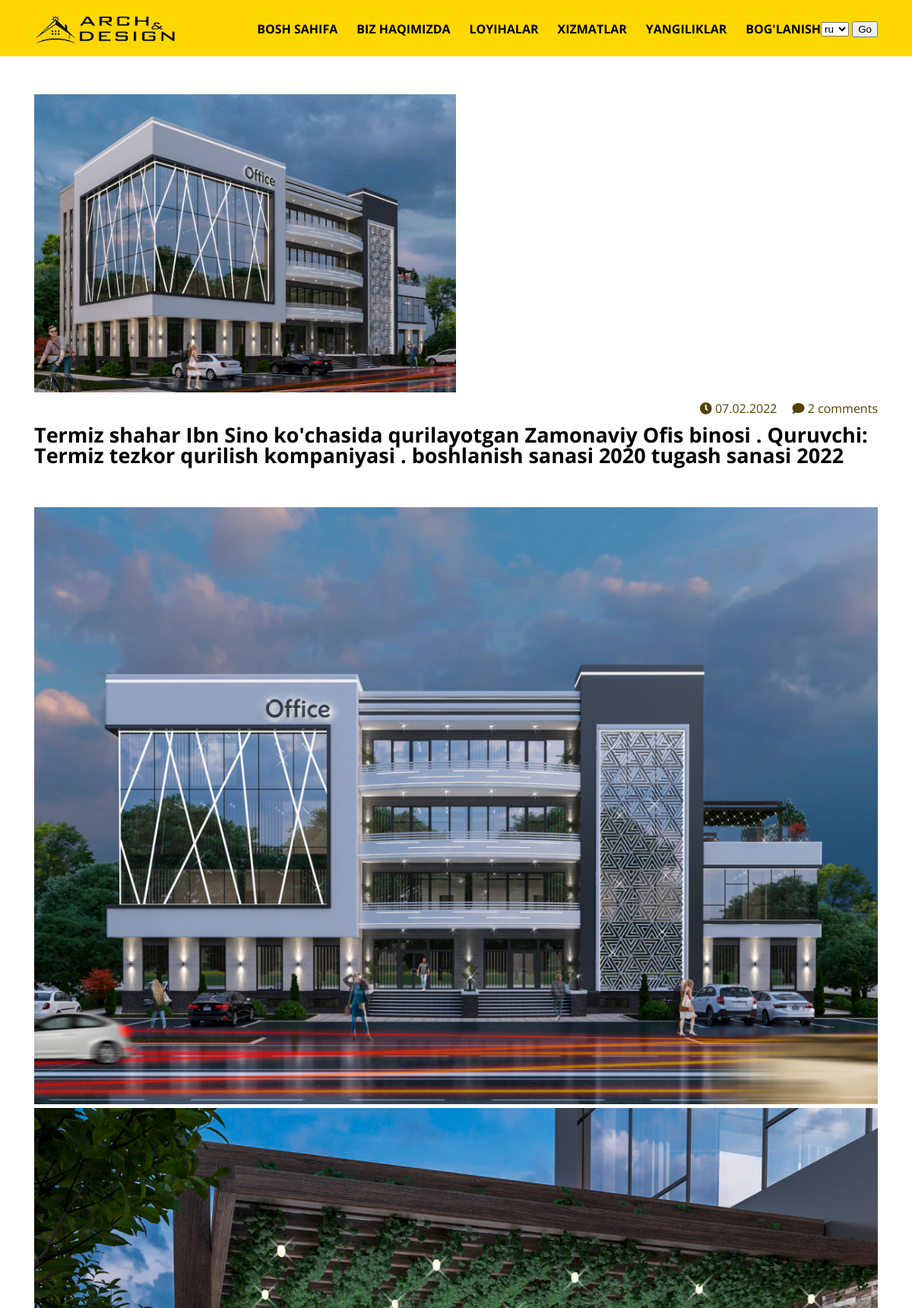
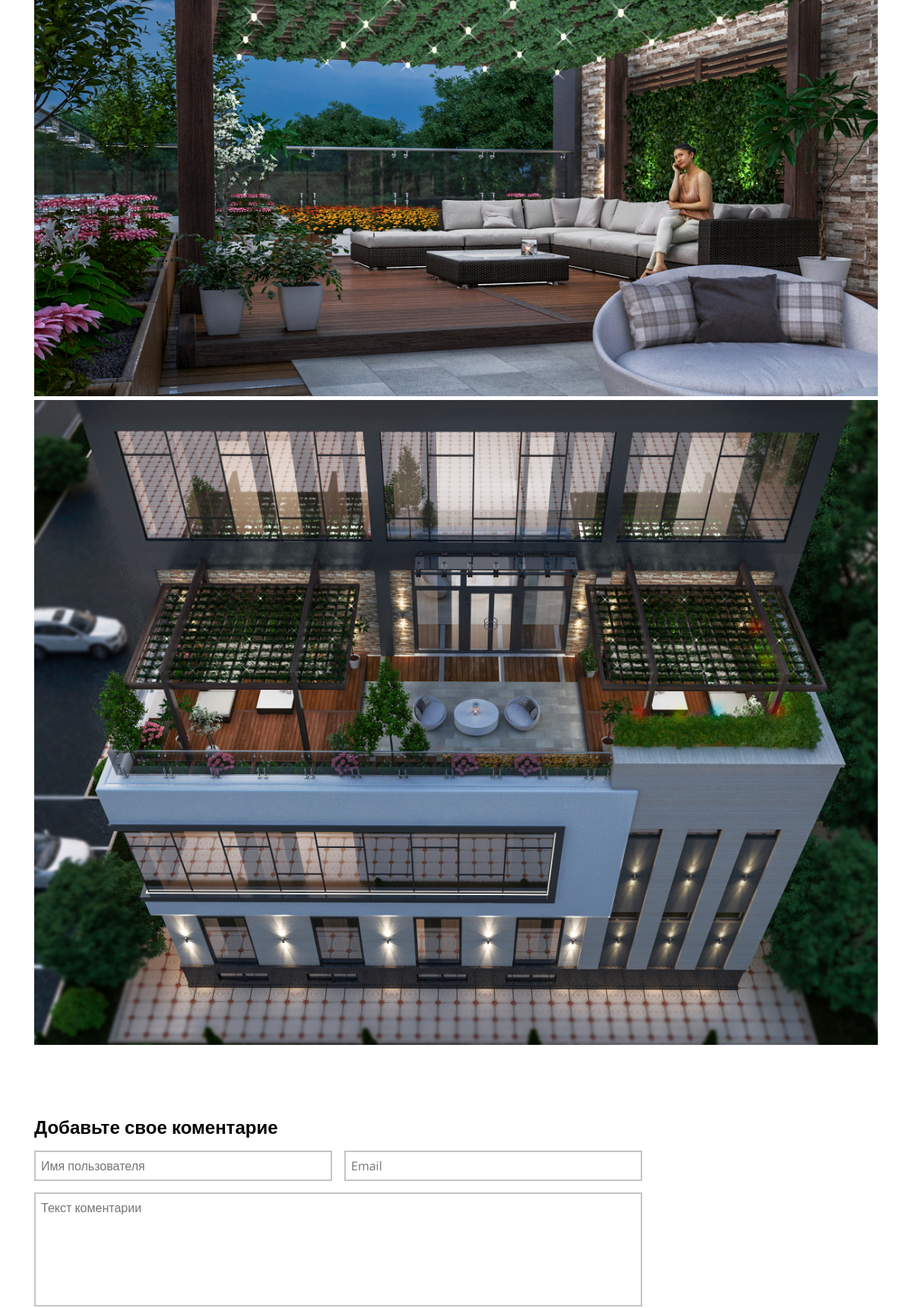
Screenshot of /ru/post/1/ (upper part) with the database file from the repository (2 pictures, top to bottom).
### blog/models.py (models this page shows, shortened)
class Post(models.Model):
    title=models.CharField(max_length=10000,blank=False,verbose_name='Название статьи')
    text=RichTextUploadingField(max_length=10000,blank=False,verbose_name='текст')
    photo = models.ImageField(upload_to='post_images',null=False,blank=False,verbose_name="выбрать фото")
    date = models.DateTimeField(auto_now_add=True)
    class Meta:
        verbose_name = 'Пост'
        verbose_name_plural = 'Посты'

### blog/views.py (the view)
# urls.py: path('post/<int:pk>/',views.project,name='project'),
def project(request,pk):
	art = Articles.objects.all().order_by('-date')
	error = ''
	if request.method == 'POST':
		form = ArticlesForm(request.POST)
		if form.is_valid():
			form.save()
		else:
			error = "Форма была неверной"
	post = Post.objects.get(id=pk)
	form  =ArticlesForm()
	context = {
		'forms':form,
		"all_posts":post,
		'error':error,
		'arts':art
	}
	return render(request,'blog/project.html',context)

### blog/forms.py
class ArticlesForm(ModelForm):
    class Meta:
        model = Articles
        fields = ['title','email','text']
        widgets = {
            'title':TextInput(attrs={
                'class':'comments__input comments__input--name',
                'placeholder':'Имя пользователя',
            }),
            'email': EmailInput(attrs={
                'class': 'comments__input comments__input--email',
                'placeholder': 'Email',
            }),
            'text': Textarea(attrs={
                'class': 'comments__textarea',
                'placeholder': 'Текст коментарии',
            }),
        }

### blog/templates/blog/project.html (shortened to what this page needs)
<!DOCTYPE html>
{% load static %}
{% load i18n %}
<html lang="en">
	<head>
		<link
			rel="stylesheet"
			href="https://cdnjs.cloudflare.com/ajax/libs/font-awesome/5.15.4/css/all.min.css"
		/>
		<link rel="stylesheet" href="{% static 'css/main.css' %}" />
	</head>
	<body>
		<nav class="nav container">
			<a class="nav__brand" href="{% url 'index' %}">
				<img class="nav__logo" src="{% static 'img/logo.png' %}" alt="sitelogo" />
			</a>
			<div class="nav__lists">
				<ul class="nav__list nav__list--links">
					<li class="nav__item">
						<a class="nav__link" href="{% url 'index' %}">Bosh sahifa</a>
					</li>
					<li class="nav__item">
						<a class="nav__link" href="{% url 'about' %}">Biz haqimizda</a>
					</li>
					<li class="nav__item">
						<a class="nav__link" href="{% url 'projects' %}">Loyihalar</a>
					</li>
					<li class="nav__item">
						<a class="nav__link" href="{% url 'services' %}">Xizmatlar</a>
					</li>
					<li class="nav__item">
						<a class="nav__link" href="{% url 'news' %}">Yangiliklar</a>
					</li>
					<li class="nav__item">
						<a class="nav__link" href="{% url 'contacts' %}">Bog'lanish</a>
					</li>
				</ul>
				<form action="{% url 'set_language' %}" method="post">{% csrf_token %}
                    <select name="language">
                        {% get_current_language as LANGUAGE_CODE %}
                        {% get_available_languages as LANGUAGES %}
                        {% get_language_info_list for LANGUAGES as languages %}
                        {% for language in languages %}
                            <option value="{{ language.code }}"{% if language.code == LANGUAGE_CODE %} selected{% endif %}>
                                 {{ language.code }}
                            </option>
                        {% endfor %}
                    </select>
                    <input type="submit" value="Go">
                </form>
			</div>
		</nav>
		<div class="container">
			<div class="article">
				<div class="article__collage">
					<img
						class="article__img"
                        src="{{all_posts.photo.url}}"
                        alt="collage photo 1"
					/>
				</div>
				<div class="article__info">
					<div class="article__date">
						<i class="article__icon fas fa-clock"></i>
						<span class="article__span">07.02.2022</span>
					</div>
					<div class="article__comments-count">
						<i class="article__icon fas fa-comment"></i>
						<span class="article__span">2 comments</span>
					</div>
				</div>
				<h1 class="article__title">{{ all_posts.title|safe }}</h1>
				<p class="article__text">
					{{ all_posts.text|safe }}
				</p>
			</div>
		</div>
		<div class="container">
			<h2 class="comments__form-title">Добавьте свое коментарие</h2>
			<form class="comments__form" method="post">
                <div class="comments__inputs">
					{{ forms.title }}
                    {{ forms.email }}
				</div>
				    {{ forms.text }}
			</form>
		</div>
	</body>
</html>

### blog/static/css/main.css (style rules this page uses)
html { -webkit-box-sizing: border-box; box-sizing: border-box; }
*, *::before, *::after { -webkit-box-sizing: inherit; box-sizing: inherit; }
body { margin: 0; margin-top: 74px; font-family: "Open Sans", sans-serif; }
img { max-width: 100%; height: auto; }
.container { padding-left: 100px; padding-right: 100px; }
.nav { display: -webkit-box; display: -ms-flexbox; display: flex; -ms-flex-wrap: wrap; flex-wrap: wrap; -webkit-box-pack: justify; -ms-flex-pack: justify; justify-content: space-between; -webkit-box-align: center; -ms-flex-align: center; align-items: center; padding-top: 17px; padding-bottom: 16px; background-color: #ffd700; position: fixed; top: 0; left: 0; width: 100%; z-index: 90; }
.nav__brand { display: inline-block; }
.nav__logo { width: 190px; display: block; }
.nav__lists { display: -webkit-box; display: -ms-flexbox; display: flex; -ms-flex-wrap: wrap; flex-wrap: wrap; -webkit-box-align: center; -ms-flex-align: center; align-items: center; }
.nav__list { margin: 0; padding: 0; list-style-type: none; }
.nav__list--links { display: -webkit-box; display: -ms-flexbox; display: flex; -ms-flex-wrap: wrap; flex-wrap: wrap; }
.nav__item { line-height: 1.5; }
.nav__link { text-decoration: none; color: #000000; text-transform: uppercase; display: inline-block; -webkit-transition: 0.1s color linear, 0.1s -webkit-transform linear; transition: 0.1s color linear, 0.1s -webkit-transform linear; transition: 0.1s color linear, 0.1s transform linear; transition: 0.1s color linear, 0.1s transform linear, 0.1s -webkit-transform linear; }
.nav__list--links .nav__item { margin-left: 30px; }
.nav__list--links .nav__link { font-weight: bold; }
.article { padding: 50px 0; }
.article__collage { display: -webkit-box; display: -ms-flexbox; display: flex; -ms-flex-wrap: wrap; flex-wrap: wrap; }
.article__img { display: block; width: 50%; }
.article__info { display: -webkit-box; display: -ms-flexbox; display: flex; -ms-flex-wrap: wrap; flex-wrap: wrap; -webkit-box-align: center; -ms-flex-align: center; align-items: center; color: #534100; margin: 10px 0; -webkit-box-pack: end; -ms-flex-pack: end; justify-content: flex-end; }
.article__date { margin-right: 20px; }
.article__title { margin: 5px 0 15px; line-height: 1; font-size: 27px; }
.article__text { font-size: 17px; line-height: 1.5; text-indent: 30px; }
.comments__form { width: 800px; margin-bottom: 70px; }
.comments__form-title { margin-bottom: 15px; }
.comments__inputs { display: -webkit-box; display: -ms-flexbox; display: flex; -ms-flex-wrap: wrap; flex-wrap: wrap; -webkit-box-pack: justify; -ms-flex-pack: justify; justify-content: space-between; margin-bottom: 15px; }
.comments__input, .comments__textarea { border: 2px solid #c5c5c5; padding: 7px; font-size: 16px; outline: none; font-family: "Open Sans", sans-serif; }
.comments__input { width: 49%; }
.comments__textarea { width: 100%; height: 150px; margin-bottom: 15px; resize: none; }
@media (max-width: 1335px) { .container { padding-left: 50px; padding-right: 50px; } }
@media (max-width: 1225px) { .container { padding-left: 45px; padding-right: 45px; } }
@media (max-width: 1225px) { .nav__logo { width: 185px; } }
@media (max-width: 1225px) { .nav__list--links .nav__item { margin-left: 25px; } }

### rows the page displays
Post: photo (picture), title "Termiz shahar Ibn Sino ko'chasida qurilayotgan Zamonaviy Ofis binosi . Quruvchi: Termiz tezkor qurilish kompaniyasi . boshlanish sanasi 2020 tugash sanasi 2022", text (picture)

### other values shown
form field language "ru"
